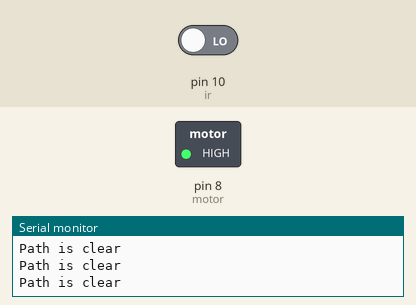
The sketch below on a simulated Arduino Uno, built with avr-gcc and run on an emulated ATmega328P. On the bench: switched loads named in the sketch (green lamp = pin HIGH), the last lines printed to the serial monitor. The test bench sets the inputs (shaded band); at power-on: pin 10 (ir) LOW.

Above: at 1.2 s.
1.3 s: pin 10 (ir) driven HIGH
At 2.4 s:
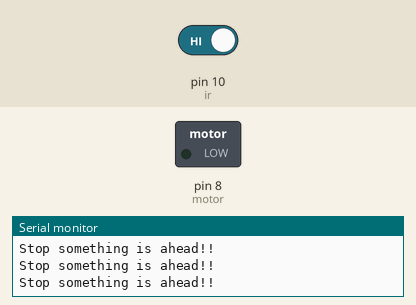
2.9 s: pin 10 (ir) driven LOW
At 3.7 s:
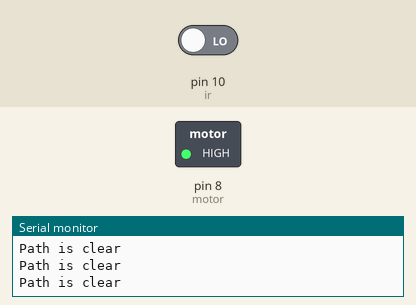
Timing chart, 0 to 5.9 s (numbered marks = the images above; inputs shaded):
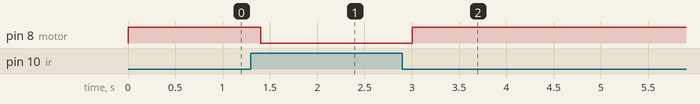

Measured:
- after the input at 1.3 s, pin 8 (motor): HIGH → LOW after 0.10 s
- after the input at 2.9 s, pin 8 (motor): LOW → HIGH after 0.10 s

The sketch:

ir_sensor.ino
```cpp
int motor= 8;
int ir = 10;
int irstate = LOW;  // LOW MEANS NO OBSTACLE

void setup() {
  pinMode(motor, OUTPUT);
  pinMode(ir, INPUT);
  Serial.begin(9600);
}

void loop() {
  irstate = digitalRead(ir);

  if (irstate == HIGH) {
    Serial.println("Stop something is ahead!!");
    digitalWrite(motor, 0);
  }
  else {
    Serial.println("Path is clear");
    digitalWrite(motor, 1);
  }
  delay(200);
}
```
